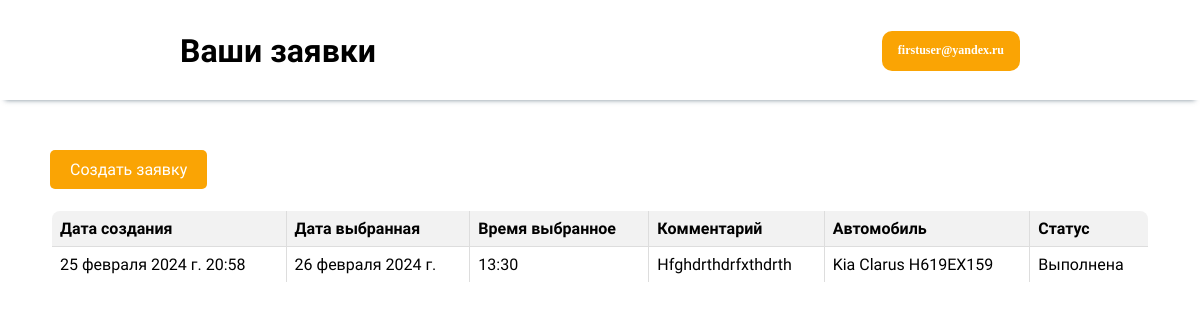
/profile/appeals/ (signed in), run on an earlier commit of the app's database.
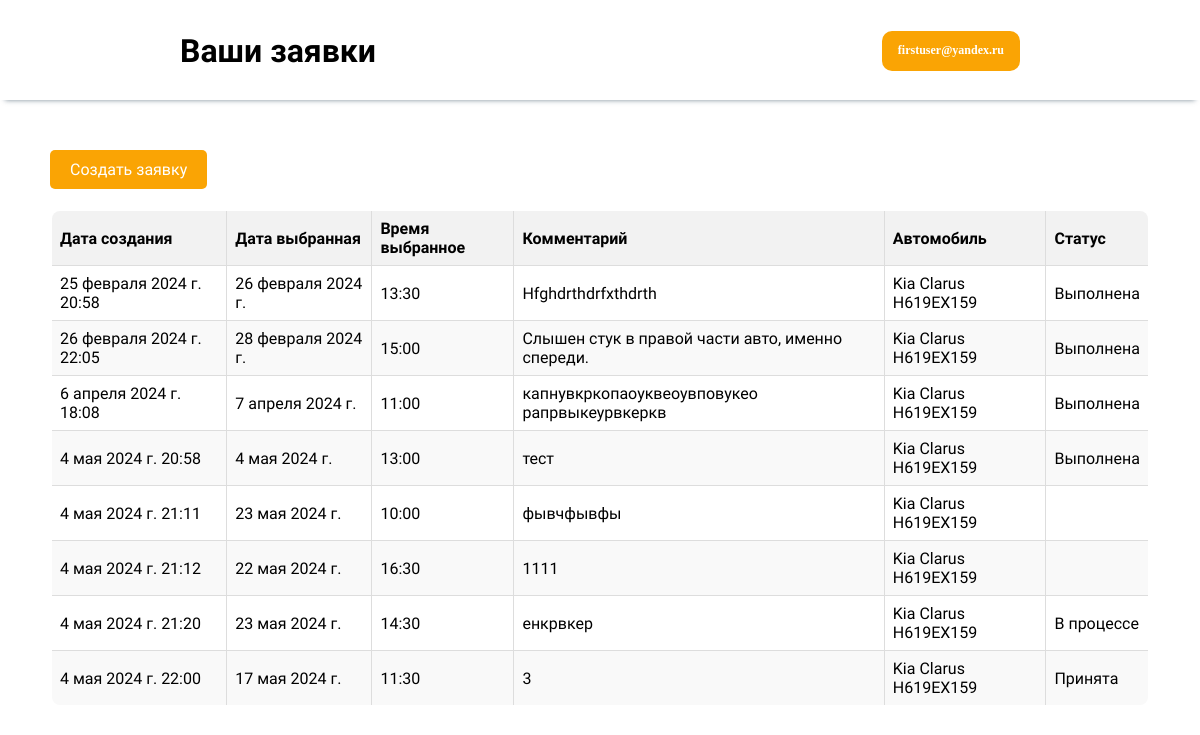
And on a later commit of the database.
### OrdersApp/models.py (models this page shows, shortened)
class Appeal(models.Model):
    created_at = models.DateTimeField("Дата создания заявки", auto_now_add=True)
    chosen_date = models.DateField("Дата выбранная пользователем")
    chosen_time = models.TimeField("Время выбранное пользователем")
    comment = models.TextField("Комментарий клиента", blank=True)
    car = models.ForeignKey(Car, on_delete=models.CASCADE, verbose_name="Идентификатор авто")
    manager = models.ForeignKey(Manager, on_delete=models.CASCADE, verbose_name="Идентификатор менеджера",
                                blank=True, null=True)
    is_processed = models.BooleanField(default=False)
    class Meta:
        verbose_name = "Заявка"
        verbose_name_plural = "Заявки"

class Order(models.Model):
    car = models.ForeignKey(Car, on_delete=models.CASCADE, verbose_name='Автомобиль')
    status_choices = [
        ('PENDING', 'Ожидает выполнения'),
        ('IN_PROGRESS', 'В процессе выполнения'),
        ('COMPLETED', 'Выполнен'),
    ]
    status = models.CharField(max_length=20, choices=status_choices, default='PENDING',
                              verbose_name='Статус выполнения')
    final_cost = models.DecimalField(max_digits=10, decimal_places=2, verbose_name='Конечная стоимость', blank=True,
                                     null=True)
    end_date = models.DateField(verbose_name='Дата окончания выполнения', blank=True, null=True)
    end_time = models.TimeField(verbose_name='Время окончания выполнения', blank=True, null=True)
    appeal = models.ForeignKey('Appeal', on_delete=models.SET_NULL, verbose_name='Заявка', blank=True, null=True)
    name_of_the_responsible_mechanic = models.CharField(max_length=100, null=True)
    class Meta:
        verbose_name = 'Заказ'
        verbose_name_plural = 'Заказы'

### CarApp/models.py (models this page shows, shortened)
class Car(models.Model):
    client = models.ForeignKey(CustomUser, on_delete=models.CASCADE)
    sts = models.CharField("СТС", max_length=100)
    brand = models.CharField("Марка", max_length=100)
    model = models.CharField("Модель", max_length=100)
    body_type = models.CharField("Тип кузова", max_length=100)
    license_plate = models.CharField("Государственный номер", max_length=20)
    color = models.CharField("Цвет", max_length=50)
    vin_number = models.CharField("VIN номер", max_length=100)
    year_of_manufacture = models.PositiveSmallIntegerField("Год выпуска")

### OrdersApp/views.py (the view)
# urls.py: path('appeals/', views.appeals_view, name='appeals_view'),
@login_required
def appeals_view(request):
    client_appeals = Appeal.objects.filter(car__client=request.user)
    orders = Order.objects.filter(appeal__in=client_appeals)
    return render(request, 'appeals_view.html', {'appeals': client_appeals, 'orders': orders})

### OrdersApp/templates/appeals_view.html (shortened to what this page needs)
<!DOCTYPE html>
<html lang="en">
<head>
    <link href='https://unpkg.com/boxicons@2.1.4/css/boxicons.min.css' rel='stylesheet'>
</head>
<body>
<header>
    <div class="header-content">
        <h1>Ваши заявки</h1>
        <div class="header-buttons">
            <div class="dropdown">
                <button class="dropbtn">
                    {% if user.is_authenticated %}{{ user.username }}{% else %}Личный кабинет{% endif %}</button>
            </div>
        </div>
    </div>
</header>
<div class="content">
    <a href="{% url 'create_appeal' %}" class="button">Создать заявку</a>
    <table>
        <thead>
        <tr>
            <th>Дата создания</th>
            <th>Дата выбранная</th>
            <th>Время выбранное</th>
            <th>Комментарий</th>
            <th>Автомобиль</th>
            <th>Статус</th>
        </tr>
        </thead>
        <tbody>
        {% for appeal in appeals %}
            <tr>
                <td>{{ appeal.created_at }}</td>
                <td>{{ appeal.chosen_date }}</td>
                <td>{{ appeal.chosen_time }}</td>
                <td>{{ appeal.comment }}</td>
                <td>{{ appeal.car.brand }} {{ appeal.car.model }} {{ appeal.car.license_plate }}</td>
                <td>
                    {% for order in orders %}
                        {% if order.appeal == appeal %}
                            {% if order.status == 'PENDING' %}
                                Принята
                            {% elif order.status == 'IN_PROGRESS' %}
                                В процессе
                            {% elif order.status == 'COMPLETED' %}
                                Выполнена
                            {% endif %}
                        {% endif %}
                    {% endfor %}
                </td>
            </tr>
        {% endfor %}
        </tbody>
    </table>
</div>
</body>
</html>

What changed in the data, as far as the page shows it:
added Appeal: created_at "26 февраля 2024 г. 22:05", chosen_date "28 февраля 2024 г.", chosen_time "15:00", comment "Слышен стук в правой части авто, именно спереди.", car.brand "Kia", car.model "Clarus", car.license_plate "Н619ЕХ159"
added Order: status "Выполнена", shown under "26 февраля 2024 г. 22:05"
added Appeal: created_at "6 апреля 2024 г. 18:08", chosen_date "7 апреля 2024 г.", chosen_time "11:00", comment "капнувкркопаоуквеоувповукео рапрвыкеурвкеркв", car.brand "Kia", car.model "Clarus", car.license_plate "Н619ЕХ159"
added Order: status "Выполнена", shown under "6 апреля 2024 г. 18:08"
added Appeal: created_at "4 мая 2024 г. 20:58", chosen_date "4 мая 2024 г.", chosen_time "13:00", comment "тест", car.brand "Kia", car.model "Clarus", car.license_plate "Н619ЕХ159"
added Order: status "Выполнена", shown under "4 мая 2024 г. 20:58"
added Appeal: created_at "4 мая 2024 г. 21:11", chosen_date "23 мая 2024 г.", chosen_time "10:00", comment "фывчфывфы", car.brand "Kia", car.model "Clarus", car.license_plate "Н619ЕХ159"
added Appeal: created_at "4 мая 2024 г. 21:12", chosen_date "22 мая 2024 г.", chosen_time "16:30", comment "1111", car.brand "Kia", car.model "Clarus", car.license_plate "Н619ЕХ159"
added Appeal: created_at "4 мая 2024 г. 21:20", chosen_date "23 мая 2024 г.", chosen_time "14:30", comment "енкрвкер", car.brand "Kia", car.model "Clarus", car.license_plate "Н619ЕХ159"
added Order: status "В процессе", shown under "4 мая 2024 г. 21:20"
added Appeal: created_at "4 мая 2024 г. 22:00", chosen_date "17 мая 2024 г.", chosen_time "11:30", comment "3", car.brand "Kia", car.model "Clarus", car.license_plate "Н619ЕХ159"
added Order: status "Принята", shown under "4 мая 2024 г. 22:00"
